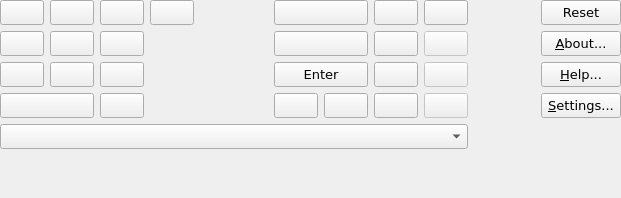
  <widget class="QWidget" name="layoutWidget" >
   <property name="geometry" >
    <rect>
     <x>10</x>
     <y>120</y>
     <width>621</width>
     <height>198</height>
    </rect>
   </property>
   <layout class="QGridLayout" >
    <property name="margin" >
     <number>0</number>
    </property>
    <property name="spacing" >
     <number>6</number>
    </property>
    <item row="0" column="0" >
     <widget class="QPushButton" name="SevenButton" >
      <property name="sizePolicy" >
       <sizepolicy>
        <hsizetype>5</hsizetype>
        <vsizetype>0</vsizetype>
        <horstretch>0</horstretch>
        <verstretch>0</verstretch>
       </sizepolicy>
      </property>
      <property name="minimumSize" >
       <size>
        <width>0</width>
        <height>0</height>
       </size>
      </property>
      <property name="font" >
       <font>
        <family>Bitstream Vera Sans</family>
        <pointsize>10</pointsize>
       </font>
      </property>
      <property name="text" >
       <string/>
      </property>
     </widget>
    </item>
    <item row="0" column="1" >
     <widget class="QPushButton" name="EightButton" >
      <property name="sizePolicy" >
       <sizepolicy>
        <hsizetype>5</hsizetype>
        <vsizetype>0</vsizetype>
        <horstretch>0</horstretch>
        <verstretch>0</verstretch>
       </sizepolicy>
      </property>
      <property name="font" >
       <font>
        <family>Bitstream Vera Sans</family>
        <pointsize>10</pointsize>
       </font>
      </property>
      <property name="text" >
       <string/>
      </property>
     </widget>
    </item>
    <item row="0" column="2" >
     <widget class="QPushButton" name="NineButton" >
      <property name="sizePolicy" >
       <sizepolicy>
        <hsizetype>5</hsizetype>
        <vsizetype>0</vsizetype>
        <horstretch>0</horstretch>
        <verstretch>0</verstretch>
       </sizepolicy>
      </property>
      <property name="font" >
       <font>
        <family>Bitstream Vera Sans</family>
        <pointsize>10</pointsize>
       </font>
      </property>
      <property name="text" >
       <string/>
      </property>
     </widget>
    </item>
    <item row="0" column="3" >
     <widget class="QPushButton" name="BackspaceButton" >
      <property name="sizePolicy" >
       <sizepolicy>
        <hsizetype>5</hsizetype>
        <vsizetype>0</vsizetype>
        <horstretch>0</horstretch>
        <verstretch>0</verstretch>
       </sizepolicy>
      </property>
      <property name="font" >
       <font>
        <family>Bitstream Vera Sans</family>
        <pointsize>10</pointsize>
       </font>
      </property>
      <property name="toolTip" >
       <string>Correct last input digit</string>
      </property>
      <property name="text" >
       <string/>
      </property>
     </widget>
    </item>
    <item row="0" column="4" >
     <spacer>
      <property name="orientation" >
       <enum>Qt::Horizontal</enum>
      </property>
      <property name="sizeType" >
       <enum>QSizePolicy::Expanding</enum>
      </property>
      <property name="sizeHint" >
       <size>
        <width>0</width>
        <height>20</height>
       </size>
      </property>
     </spacer>
    </item>
    <item row="0" column="5" colspan="2" >
     <widget class="QPushButton" name="ReferenceButton" >
      <property name="sizePolicy" >
       <sizepolicy>
        <hsizetype>5</hsizetype>
        <vsizetype>0</vsizetype>
        <horstretch>0</horstretch>
        <verstretch>0</verstretch>
       </sizepolicy>
      </property>
      <property name="font" >
       <font>
        <family>Bitstream Vera Sans</family>
        <pointsize>10</pointsize>
       </font>
      </property>
      <property name="toolTip" >
       <string>Enter value expressed in reference currency</string>
      </property>
      <property name="text" >
       <string/>
      </property>
     </widget>
    </item>
    <item row="0" column="7" >
     <widget class="QPushButton" name="SlashButton" >
      <property name="sizePolicy" >
       <sizepolicy>
        <hsizetype>5</hsizetype>
        <vsizetype>0</vsizetype>
        <horstretch>0</horstretch>
        <verstretch>0</verstretch>
       </sizepolicy>
      </property>
      <property name="font" >
       <font>
        <family>Bitstream Vera Sans</family>
        <pointsize>10</pointsize>
       </font>
      </property>
      <property name="toolTip" >
       <string>Divide</string>
      </property>
      <property name="text" >
       <string/>
      </property>
     </widget>
    </item>
    <item row="0" column="8" >
     <widget class="QPushButton" name="MInputButton" >
      <property name="sizePolicy" >
       <sizepolicy>
        <hsizetype>5</hsizetype>
        <vsizetype>0</vsizetype>
        <horstretch>0</horstretch>
        <verstretch>0</verstretch>
       </sizepolicy>
      </property>
      <property name="font" >
       <font>
        <family>Bitstream Vera Sans</family>
        <pointsize>10</pointsize>
       </font>
      </property>
      <property name="toolTip" >
       <string>Store in memory</string>
      </property>
      <property name="text" >
       <string/>
      </property>
     </widget>
    </item>
    <item row="0" column="9" >
     <spacer>
      <property name="orientation" >
       <enum>Qt::Horizontal</enum>
      </property>
      <property name="sizeType" >
       <enum>QSizePolicy::Expanding</enum>
      </property>
      <property name="sizeHint" >
       <size>
        <width>0</width>
        <height>20</height>
       </size>
      </property>
     </spacer>
    </item>
    <item row="0" column="10" >
     <widget class="QPushButton" name="ResetButton" >
      <property name="sizePolicy" >
       <sizepolicy>
        <hsizetype>5</hsizetype>
        <vsizetype>0</vsizetype>
        <horstretch>0</horstretch>
        <verstretch>0</verstretch>
       </sizepolicy>
      </property>
      <property name="font" >
       <font>
        <family>Bitstream Vera Sans</family>
        <pointsize>10</pointsize>
       </font>
      </property>
      <property name="toolTip" >
       <string>Reset both input, result and memory</string>
      </property>
      <property name="text" >
       <string>Reset</string>
      </property>
      <property name="shortcut" >
       <string/>
      </property>
     </widget>
    </item>
    <item row="1" column="0" >
     <widget class="QPushButton" name="FourButton" >
      <property name="sizePolicy" >
       <sizepolicy>
        <hsizetype>5</hsizetype>
        <vsizetype>0</vsizetype>
        <horstretch>0</horstretch>
        <verstretch>0</verstretch>
       </sizepolicy>
      </property>
      <property name="font" >
       <font>
        <family>Bitstream Vera Sans</family>
        <pointsize>10</pointsize>
       </font>
      </property>
      <property name="text" >
       <string/>
      </property>
     </widget>
    </item>
    <item row="1" column="1" >
     <widget class="QPushButton" name="FiveButton" >
      <property name="sizePolicy" >
       <sizepolicy>
        <hsizetype>5</hsizetype>
        <vsizetype>0</vsizetype>
        <horstretch>0</horstretch>
        <verstretch>0</verstretch>
       </sizepolicy>
      </property>
      <property name="font" >
       <font>
        <family>Bitstream Vera Sans</family>
        <pointsize>10</pointsize>
       </font>
      </property>
      <property name="text" >
       <string/>
      </property>
     </widget>
    </item>
    <item row="1" column="2" >
     <widget class="QPushButton" name="SixButton" >
      <property name="sizePolicy" >
       <sizepolicy>
        <hsizetype>5</hsizetype>
        <vsizetype>0</vsizetype>
        <horstretch>0</horstretch>
        <verstretch>0</verstretch>
       </sizepolicy>
      </property>
      <property name="font" >
       <font>
        <family>Bitstream Vera Sans</family>
        <pointsize>10</pointsize>
       </font>
      </property>
      <property name="text" >
       <string/>
      </property>
     </widget>
    </item>
    <item row="1" column="5" colspan="2" >
     <widget class="QPushButton" name="CurrencyButton" >
      <property name="sizePolicy" >
       <sizepolicy>
        <hsizetype>5</hsizetype>
        <vsizetype>0</vsizetype>
        <horstretch>0</horstretch>
        <verstretch>0</verstretch>
       </sizepolicy>
      </property>
      <property name="font" >
       <font>
        <family>Bitstream Vera Sans</family>
        <pointsize>10</pointsize>
       </font>
      </property>
      <property name="toolTip" >
       <string>Enter value expressed in currency</string>
      </property>
      <property name="text" >
       <string/>
      </property>
      <property name="default" >
       <bool>false</bool>
      </property>
     </widget>
    </item>
    <item row="1" column="7" >
     <widget class="QPushButton" name="AsteriskButton" >
      <property name="sizePolicy" >
       <sizepolicy>
        <hsizetype>5</hsizetype>
        <vsizetype>0</vsizetype>
        <horstretch>0</horstretch>
        <verstretch>0</verstretch>
       </sizepolicy>
      </property>
      <property name="font" >
       <font>
        <family>Bitstream Vera Sans</family>
        <pointsize>10</pointsize>
       </font>
      </property>
      <property name="toolTip" >
       <string>Multiply</string>
      </property>
      <property name="text" >
       <string/>
      </property>
     </widget>
    </item>
    <item row="1" column="8" >
     <widget class="QPushButton" name="MRecallButton" >
      <property name="enabled" >
       <bool>false</bool>
      </property>
      <property name="sizePolicy" >
       <sizepolicy>
        <hsizetype>5</hsizetype>
        <vsizetype>0</vsizetype>
        <horstretch>0</horstretch>
        <verstretch>0</verstretch>
       </sizepolicy>
      </property>
      <property name="font" >
       <font>
        <family>Bitstream Vera Sans</family>
        <pointsize>10</pointsize>
       </font>
      </property>
      <property name="toolTip" >
       <string>Recall from memory</string>
      </property>
      <property name="text" >
       <string/>
      </property>
     </widget>
    </item>
    <item row="1" column="10" >
     <widget class="QPushButton" name="AboutButton" >
      <property name="sizePolicy" >
       <sizepolicy>
        <hsizetype>5</hsizetype>
        <vsizetype>0</vsizetype>
        <horstretch>0</horstretch>
        <verstretch>0</verstretch>
       </sizepolicy>
      </property>
      <property name="font" >
       <font>
        <family>Bitstream Vera Sans</family>
        <pointsize>10</pointsize>
       </font>
      </property>
      <property name="toolTip" >
       <string>Display about box</string>
      </property>
      <property name="text" >
       <string>&amp;About...</string>
      </property>
      <property name="shortcut" >
       <string>Alt+A</string>
      </property>
     </widget>
    </item>
    <item row="2" column="0" >
     <widget class="QPushButton" name="OneButton" >
      <property name="sizePolicy" >
       <sizepolicy>
        <hsizetype>5</hsizetype>
        <vsizetype>0</vsizetype>
        <horstretch>0</horstretch>
        <verstretch>0</verstretch>
       </sizepolicy>
      </property>
      <property name="font" >
       <font>
        <family>Bitstream Vera Sans</family>
        <pointsize>10</pointsize>
       </font>
      </property>
      <property name="text" >
       <string/>
      </property>
     </widget>
    </item>
    <item row="2" column="1" >
     <widget class="QPushButton" name="TwoButton" >
      <property name="sizePolicy" >
       <sizepolicy>
        <hsizetype>5</hsizetype>
        <vsizetype>0</vsizetype>
        <horstretch>0</horstretch>
        <verstretch>0</verstretch>
       </sizepolicy>
      </property>
      <property name="font" >
       <font>
        <family>Bitstream Vera Sans</family>
        <pointsize>10</pointsize>
       </font>
      </property>
      <property name="text" >
       <string/>
      </property>
     </widget>
    </item>
    <item row="2" column="2" >
     <widget class="QPushButton" name="ThreeButton" >
      <property name="sizePolicy" >
       <sizepolicy>
        <hsizetype>5</hsizetype>
        <vsizetype>0</vsizetype>
        <horstretch>0</horstretch>
        <verstretch>0</verstretch>
       </sizepolicy>
      </property>
      <property name="font" >
       <font>
        <family>Bitstream Vera Sans</family>
        <pointsize>10</pointsize>
       </font>
      </property>
      <property name="text" >
       <string/>
      </property>
     </widget>
    </item>
    <item row="2" column="5" colspan="2" >
     <widget class="QPushButton" name="SimpleValueButton" >
      <property name="enabled" >
       <bool>true</bool>
      </property>
      <property name="sizePolicy" >
       <sizepolicy>
        <hsizetype>5</hsizetype>
        <vsizetype>0</vsizetype>
        <horstretch>0</horstretch>
        <verstretch>0</verstretch>
       </sizepolicy>
      </property>
      <property name="font" >
       <font>
        <family>Bitstream Vera Sans</family>
        <pointsize>10</pointsize>
       </font>
      </property>
      <property name="toolTip" >
       <string>Enter simple value</string>
      </property>
      <property name="text" >
       <string comment="Enter button" >Enter</string>
      </property>
      <property name="default" >
       <bool>false</bool>
      </property>
     </widget>
    </item>
    <item row="2" column="7" >
     <widget class="QPushButton" name="MinusButton" >
      <property name="enabled" >
       <bool>true</bool>
      </property>
      <property name="sizePolicy" >
       <sizepolicy>
        <hsizetype>5</hsizetype>
        <vsizetype>0</vsizetype>
        <horstretch>0</horstretch>
        <verstretch>0</verstretch>
       </sizepolicy>
      </property>
      <property name="font" >
       <font>
        <family>Bitstream Vera Sans</family>
        <pointsize>10</pointsize>
       </font>
      </property>
      <property name="toolTip" >
       <string>Subtract</string>
      </property>
      <property name="text" >
       <string/>
      </property>
     </widget>
    </item>
    <item row="2" column="8" >
     <widget class="QPushButton" name="MMinusButton" >
      <property name="enabled" >
       <bool>false</bool>
      </property>
      <property name="sizePolicy" >
       <sizepolicy>
        <hsizetype>5</hsizetype>
        <vsizetype>0</vsizetype>
        <horstretch>0</horstretch>
        <verstretch>0</verstretch>
       </sizepolicy>
      </property>
      <property name="font" >
       <font>
        <family>Bitstream Vera Sans</family>
        <pointsize>10</pointsize>
       </font>
      </property>
      <property name="toolTip" >
       <string>Substract from memory</string>
      </property>
      <property name="text" >
       <string/>
      </property>
     </widget>
    </item>
    <item row="2" column="10" >
     <widget class="QPushButton" name="HelpButton" >
      <property name="sizePolicy" >
       <sizepolicy>
        <hsizetype>5</hsizetype>
        <vsizetype>0</vsizetype>
        <horstretch>0</horstretch>
        <verstretch>0</verstretch>
       </sizepolicy>
      </property>
      <property name="font" >
       <font>
        <family>Bitstream Vera Sans</family>
        <pointsize>10</pointsize>
       </font>
      </property>
      <property name="toolTip" >
       <string>Display help pages</string>
      </property>
      <property name="text" >
       <string>&amp;Help...</string>
      </property>
      <property name="shortcut" >
       <string>Alt+H</string>
      </property>
     </widget>
    </item>
    <item row="3" column="0" colspan="2" >
     <widget class="QPushButton" name="ZeroButton" >
      <property name="sizePolicy" >
       <sizepolicy>
        <hsizetype>5</hsizetype>
        <vsizetype>0</vsizetype>
        <horstretch>0</horstretch>
        <verstretch>0</verstretch>
       </sizepolicy>
      </property>
      <property name="font" >
       <font>
        <family>Bitstream Vera Sans</family>
        <pointsize>10</pointsize>
       </font>
      </property>
      <property name="text" >
       <string/>
      </property>
     </widget>
    </item>
    <item row="3" column="2" >
     <widget class="QPushButton" name="DotButton" >
      <property name="sizePolicy" >
       <sizepolicy>
        <hsizetype>5</hsizetype>
        <vsizetype>0</vsizetype>
        <horstretch>0</horstretch>
        <verstretch>0</verstretch>
       </sizepolicy>
      </property>
      <property name="font" >
       <font>
        <family>Bitstream Vera Sans</family>
        <pointsize>10</pointsize>
       </font>
      </property>
      <property name="text" >
       <string/>
      </property>
     </widget>
    </item>
    <item row="3" column="5" >
     <widget class="QPushButton" name="PercentButton" >
      <property name="sizePolicy" >
       <sizepolicy>
        <hsizetype>5</hsizetype>
        <vsizetype>0</vsizetype>
        <horstretch>0</horstretch>
        <verstretch>0</verstretch>
       </sizepolicy>
      </property>
      <property name="font" >
       <font>
        <family>Bitstream Vera Sans</family>
        <pointsize>10</pointsize>
       </font>
      </property>
      <property name="toolTip" >
       <string>Apply percentage value</string>
      </property>
      <property name="text" >
       <string/>
      </property>
     </widget>
    </item>
    <item row="3" column="6" >
     <widget class="QPushButton" name="PlusMinusButton" >
      <property name="sizePolicy" >
       <sizepolicy>
        <hsizetype>5</hsizetype>
        <vsizetype>0</vsizetype>
        <horstretch>0</horstretch>
        <verstretch>0</verstretch>
       </sizepolicy>
      </property>
      <property name="font" >
       <font>
        <family>Bitstream Vera Sans</family>
        <pointsize>10</pointsize>
       </font>
      </property>
      <property name="toolTip" >
       <string>Change sign</string>
      </property>
      <property name="text" >
       <string/>
      </property>
     </widget>
    </item>
    <item row="3" column="7" >
     <widget class="QPushButton" name="PlusButton" >
      <property name="enabled" >
       <bool>true</bool>
      </property>
      <property name="sizePolicy" >
       <sizepolicy>
        <hsizetype>5</hsizetype>
        <vsizetype>0</vsizetype>
        <horstretch>0</horstretch>
        <verstretch>0</verstretch>
       </sizepolicy>
      </property>
      <property name="font" >
       <font>
        <family>Bitstream Vera Sans</family>
        <pointsize>10</pointsize>
       </font>
      </property>
      <property name="toolTip" >
       <string>Add</string>
      </property>
      <property name="text" >
       <string/>
      </property>
     </widget>
    </item>
    <item row="3" column="8" >
     <widget class="QPushButton" name="MPlusButton" >
      <property name="enabled" >
       <bool>false</bool>
      </property>
      <property name="sizePolicy" >
       <sizepolicy>
        <hsizetype>5</hsizetype>
        <vsizetype>0</vsizetype>
        <horstretch>0</horstretch>
        <verstretch>0</verstretch>
       </sizepolicy>
      </property>
      <property name="font" >
       <font>
        <family>Bitstream Vera Sans</family>
        <pointsize>10</pointsize>
       </font>
      </property>
      <property name="toolTip" >
       <string>Add to memory</string>
      </property>
      <property name="text" >
       <string/>
      </property>
     </widget>
    </item>
    <item row="3" column="10" >
     <widget class="QPushButton" name="SettingsButton" >
      <property name="sizePolicy" >
       <sizepolicy>
        <hsizetype>5</hsizetype>
        <vsizetype>0</vsizetype>
        <horstretch>0</horstretch>
        <verstretch>0</verstretch>
       </sizepolicy>
      </property>
      <property name="font" >
       <font>
        <family>Bitstream Vera Sans</family>
        <pointsize>10</pointsize>
       </font>
      </property>
      <property name="toolTip" >
       <string>Configure KEuroCalc</string>
      </property>
      <property name="text" >
       <string>&amp;Settings...</string>
      </property>
      <property name="shortcut" >
       <string>Alt+S</string>
      </property>
     </widget>
    </item>
    <item row="4" column="0" colspan="9" >
     <widget class="QComboBox" name="CurrencyList" >
      <property name="font" >
       <font>
        <family>Bitstream Vera Sans</family>
        <pointsize>10</pointsize>
       </font>
      </property>
      <property name="toolTip" >
       <string>Currencies</string>
      </property>
     </widget>
    </item>
    <item rowspan="2" row="4" column="10" >
     <widget class="QLabel" name="FlagPixmap" >
      <property name="sizePolicy" >
       <sizepolicy>
        <hsizetype>0</hsizetype>
        <vsizetype>0</vsizetype>
        <horstretch>0</horstretch>
        <verstretch>0</verstretch>
       </sizepolicy>
      </property>
      <property name="pixmap" >
       <pixmap resource="keurocalc.qrc" >:/logo.png</pixmap>
      </property>
      <property name="scaledContents" >
       <bool>true</bool>
      </property>
      <property name="wordWrap" >
       <bool>false</bool>
      </property>
     </widget>
    </item>
   </layout>
  </widget>
